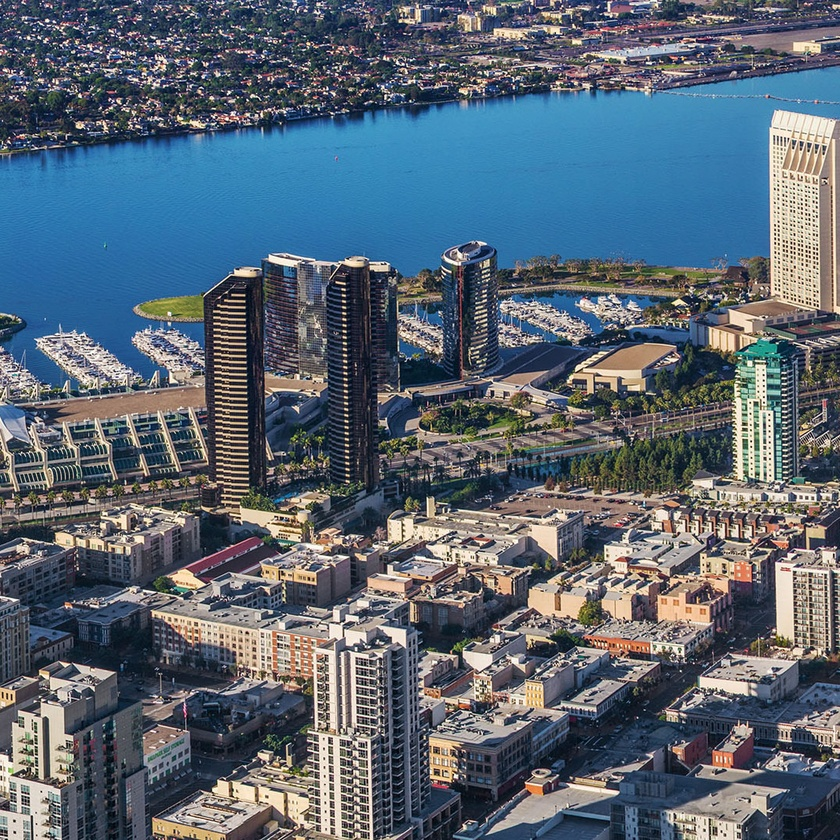
//> input picture 1080p_image_1.jpg, 840 x 840 px, shrunk from 1080 x 1080 before the run
$ ./main ../1080p_image_1.jpg ../1080p_image_2.jpg   (built with g++ and OpenCV 4)
//> lines starting //> are read from the running program, lines starting //| are printed output that depends on the picture
#include <stdio.h>
#include <iostream>

// From OpenCV-2.4.13
#include "opencv2/opencv.hpp"
#include "opencv2/core/core.hpp"
#include "opencv2/features2d/features2d.hpp"
#include "opencv2/highgui/highgui.hpp"
#include "opencv2/nonfree/nonfree.hpp"
#include "opencv2/calib3d/calib3d.hpp"
#include "opencv2/imgproc/imgproc.hpp"

using namespace cv;

void instructions();

/*
 *  ======== main ========
 * Checks for 3 commands at the console when executing
 * Command 1: Image_Stitching.exe
 * Command 2: basic_image_1.jpg
 * Command 3: basic_image_2.jpg
 *
 * argv holds string values of the 2 Input Images
 * Command 2: basic_image_1.jpg
 * Command 3: basic_image_2.jpg
 */
int main (int argc, char** argv) {

    // If there isn't 3 commands then readme() is called and returns 0;
    if (argc != 3) {
        instructions();
        return 0;
    }

    // Load the 2 Input Images and Prepares 2 Grayscale Images
    Mat image_1 = imread (argv[1]);
//> image_1 is the input picture: 840 rows x 840 cols, CV_8UC3; mean B, G, R 115, 102.5, 89.6
    Mat image_2 = imread (argv[2]);
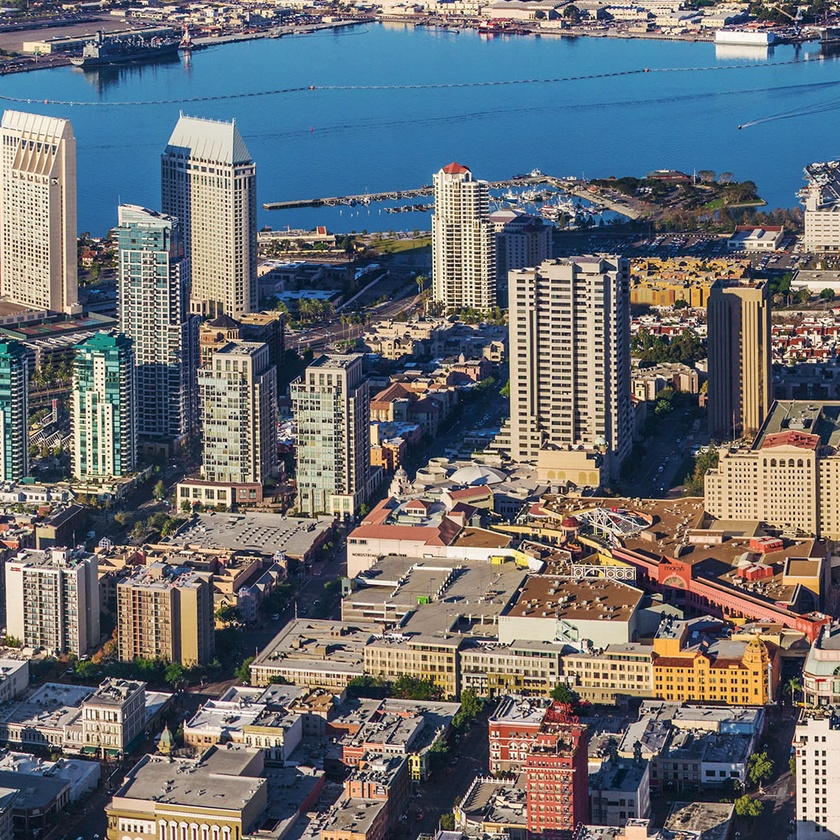
//> input picture 1080p_image_2.jpg, 840 x 840 px, shrunk from 1080 x 1080 before the run
//> image_2 is the input picture: 840 rows x 840 cols, CV_8UC3; mean B, G, R 114.6, 110.7, 108
    Mat gray_image_1;
    Mat gray_image_2;

    // Convert to Images to Grayscale
    cvtColor (image_1, gray_image_1, CV_RGB2GRAY);
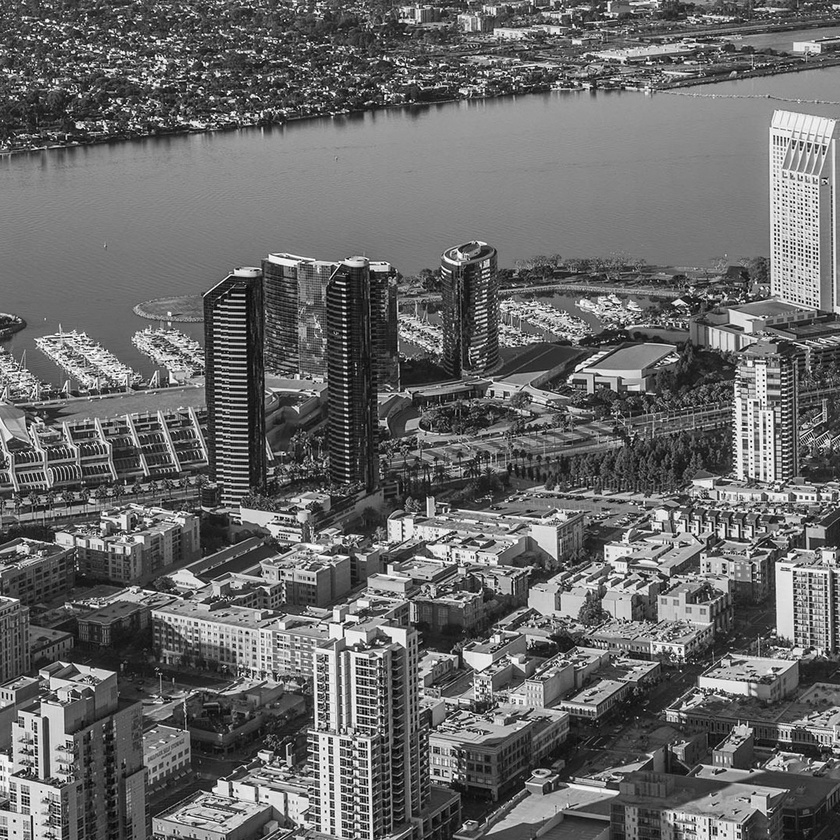
//> gray_image_1: 840 rows x 840 cols, CV_8UC1; min 0, max 255, mean 104.8
    cvtColor (image_2, gray_image_2, CV_RGB2GRAY);
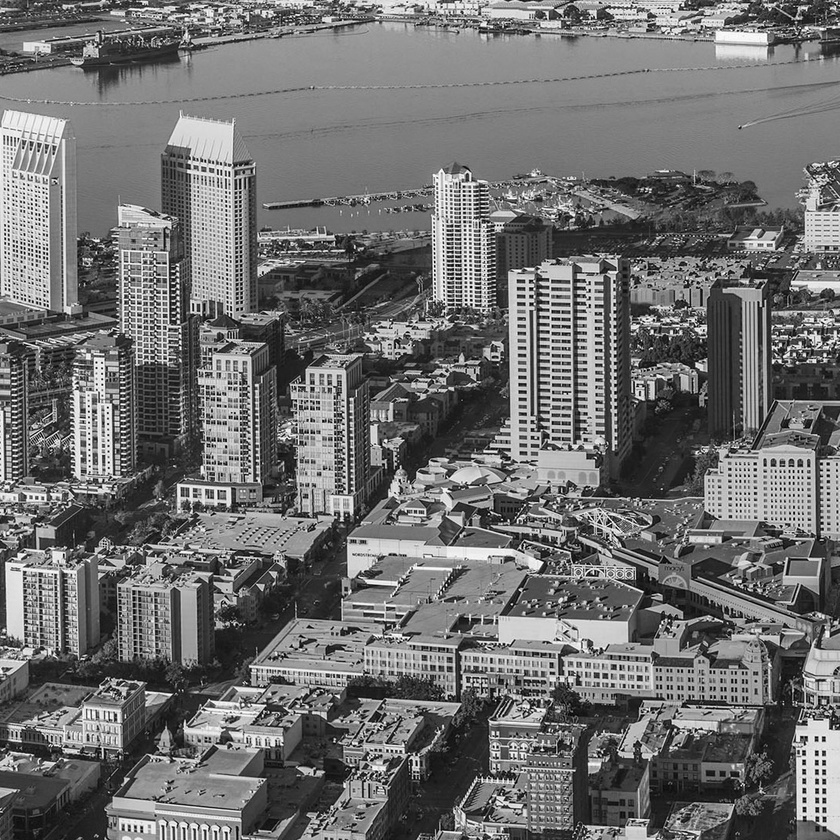
//> gray_image_2: 840 rows x 840 cols, CV_8UC1; min 0, max 255, mean 111.5

    // Display Input Images
    //imshow ("First Input Image", image_1);
    //imshow ("Second Input Image", image_2);

    // Check if image files can be read
    if (!gray_image_1.data) {
        std::cout << "Error Reading Image 1" << std::endl;
        return 0;
    }
    if (!gray_image_2.data) {
        std::cout << "Error Reading Image 2" << std::endl;
        return 0;
    }

    // Detect the keypoints using SURF Detector
    // Based from Anna Huaman's 'Features2D + Homography to find a known object' Tutorial
    int minHessian = 50;

//> (the run ends here: the program needs code that is not available in this run, at `SurfFeatureDetector detector (minHessian);`)
